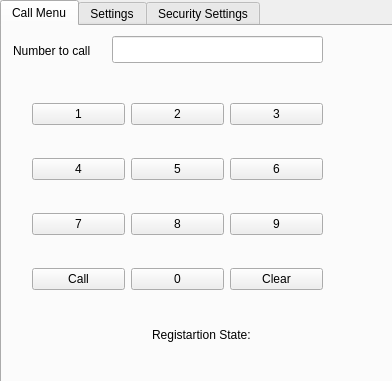
<?xml version="1.0" encoding="UTF-8"?>
<ui version="4.0">
 <class>Form</class>
 <widget class="QWidget" name="Form">
  <property name="geometry">
   <rect>
    <x>0</x>
    <y>0</y>
    <width>392</width>
    <height>381</height>
   </rect>
  </property>
  <property name="windowTitle">
   <string>TelSimple</string>
  </property>
  <widget class="QTabWidget" name="tabWidget">
   <property name="geometry">
    <rect>
     <x>0</x>
     <y>0</y>
     <width>401</width>
     <height>391</height>
    </rect>
   </property>
   <property name="currentIndex">
    <number>0</number>
   </property>
   <widget class="QWidget" name="tab">
    <attribute name="title">
     <string>Call Menu</string>
    </attribute>
    <widget class="QWidget" name="gridLayoutWidget">
     <property name="geometry">
      <rect>
       <x>30</x>
       <y>50</y>
       <width>291</width>
       <height>241</height>
      </rect>
     </property>
     <layout class="QGridLayout" name="gridLayout">
      <item row="2" column="0">
       <widget class="QPushButton" name="butCall7">
        <property name="text">
         <string>7</string>
        </property>
       </widget>
      </item>
      <item row="1" column="0">
       <widget class="QPushButton" name="butCall4">
        <property name="text">
         <string>4</string>
        </property>
       </widget>
      </item>
      <item row="1" column="2">
       <widget class="QPushButton" name="butCall6">
        <property name="text">
         <string>6</string>
        </property>
       </widget>
      </item>
      <item row="0" column="0">
       <widget class="QPushButton" name="butCall1">
        <property name="text">
         <string>1</string>
        </property>
       </widget>
      </item>
      <item row="1" column="1">
       <widget class="QPushButton" name="butCall5">
        <property name="text">
         <string>5</string>
        </property>
       </widget>
      </item>
      <item row="0" column="1">
       <widget class="QPushButton" name="butCall2">
        <property name="text">
         <string>2</string>
        </property>
       </widget>
      </item>
      <item row="2" column="2">
       <widget class="QPushButton" name="butCall9">
        <property name="text">
         <string>9</string>
        </property>
       </widget>
      </item>
      <item row="2" column="1">
       <widget class="QPushButton" name="butCall8">
        <property name="text">
         <string>8</string>
        </property>
       </widget>
      </item>
      <item row="0" column="2">
       <widget class="QPushButton" name="butCall3">
        <property name="text">
         <string>3</string>
        </property>
       </widget>
      </item>
      <item row="3" column="0">
       <widget class="QPushButton" name="butCallCall">
        <property name="text">
         <string>Call</string>
        </property>
       </widget>
      </item>
      <item row="3" column="1">
       <widget class="QPushButton" name="butCall0">
        <property name="text">
         <string>0</string>
        </property>
       </widget>
      </item>
      <item row="3" column="2">
       <widget class="QPushButton" name="butCallHangup">
        <property name="text">
         <string>Clear</string>
        </property>
       </widget>
      </item>
     </layout>
    </widget>
    <widget class="QLineEdit" name="leCallNumber">
     <property name="geometry">
      <rect>
       <x>110</x>
       <y>10</y>
       <width>211</width>
       <height>27</height>
      </rect>
     </property>
    </widget>
    <widget class="QLabel" name="label">
     <property name="geometry">
      <rect>
       <x>11</x>
       <y>14</y>
       <width>101</width>
       <height>21</height>
      </rect>
     </property>
     <property name="text">
      <string>Number to call</string>
     </property>
    </widget>
    <widget class="QLabel" name="label_6">
     <property name="geometry">
      <rect>
       <x>150</x>
       <y>300</y>
       <width>131</width>
       <height>17</height>
      </rect>
     </property>
     <property name="text">
      <string>Registartion State:</string>
     </property>
    </widget>
    <widget class="QLabel" name="laRegState">
     <property name="geometry">
      <rect>
       <x>290</x>
       <y>300</y>
       <width>21</width>
       <height>17</height>
      </rect>
     </property>
     <property name="autoFillBackground">
      <bool>false</bool>
     </property>
     <property name="text">
      <string/>
     </property>
    </widget>
   </widget>
   <widget class="QWidget" name="tab_2">
    <attribute name="title">
     <string>Settings</string>
    </attribute>
    <widget class="QLabel" name="label_2">
     <property name="geometry">
      <rect>
       <x>10</x>
       <y>10</y>
       <width>64</width>
       <height>17</height>
      </rect>
     </property>
     <property name="text">
      <string>Sip Name:</string>
     </property>
    </widget>
    <widget class="QLabel" name="label_3">
     <property name="geometry">
      <rect>
       <x>10</x>
       <y>130</y>
       <width>181</width>
       <height>16</height>
      </rect>
     </property>
     <property name="text">
      <string>Sip Server IP or HostName</string>
     </property>
    </widget>
    <widget class="QLabel" name="label_4">
     <property name="geometry">
      <rect>
       <x>10</x>
       <y>190</y>
       <width>111</width>
       <height>16</height>
      </rect>
     </property>
     <property name="text">
      <string>Sip Server Port</string>
     </property>
    </widget>
    <widget class="QLabel" name="label_5">
     <property name="geometry">
      <rect>
       <x>10</x>
       <y>70</y>
       <width>71</width>
       <height>16</height>
      </rect>
     </property>
     <property name="text">
      <string>Sip Secret</string>
     </property>
    </widget>
    <widget class="QLineEdit" name="leSettingsName">
     <property name="geometry">
      <rect>
       <x>10</x>
       <y>30</y>
       <width>311</width>
       <height>27</height>
      </rect>
     </property>
    </widget>
    <widget class="QLineEdit" name="leSettingsSecret">
     <property name="geometry">
      <rect>
       <x>10</x>
       <y>90</y>
       <width>311</width>
       <height>27</height>
      </rect>
     </property>
    </widget>
    <widget class="QLineEdit" name="leSettingsIP">
     <property name="geometry">
      <rect>
       <x>10</x>
       <y>150</y>
       <width>311</width>
       <height>27</height>
      </rect>
     </property>
    </widget>
    <widget class="QLineEdit" name="leSettingsPort">
     <property name="geometry">
      <rect>
       <x>10</x>
       <y>210</y>
       <width>311</width>
       <height>27</height>
      </rect>
     </property>
    </widget>
    <widget class="QPushButton" name="butSettingsSave">
     <property name="geometry">
      <rect>
       <x>250</x>
       <y>310</y>
       <width>111</width>
       <height>27</height>
      </rect>
     </property>
     <property name="text">
      <string>Save Settings</string>
     </property>
    </widget>
    <widget class="QPushButton" name="butSettingsLoad">
     <property name="geometry">
      <rect>
       <x>130</x>
       <y>310</y>
       <width>111</width>
       <height>27</height>
      </rect>
     </property>
     <property name="text">
      <string>Load Settings</string>
     </property>
    </widget>
    <widget class="QCheckBox" name="cbSettingsStun">
     <property name="geometry">
      <rect>
       <x>10</x>
       <y>250</y>
       <width>96</width>
       <height>22</height>
      </rect>
     </property>
     <property name="text">
      <string>Stun</string>
     </property>
    </widget>
    <widget class="QLineEdit" name="leSettingsStun">
     <property name="geometry">
      <rect>
       <x>10</x>
       <y>270</y>
       <width>311</width>
       <height>27</height>
      </rect>
     </property>
    </widget>
    <widget class="QPushButton" name="butSettingsCreate">
     <property name="geometry">
      <rect>
       <x>10</x>
       <y>310</y>
       <width>111</width>
       <height>27</height>
      </rect>
     </property>
     <property name="text">
      <string>Create New</string>
     </property>
    </widget>
   </widget>
   <widget class="QWidget" name="tab_3">
    <attribute name="title">
     <string>Security Settings</string>
    </attribute>
    <widget class="QLabel" name="label_9">
     <property name="geometry">
      <rect>
       <x>20</x>
       <y>170</y>
       <width>131</width>
       <height>21</height>
      </rect>
     </property>
     <property name="text">
      <string>Machine Certificate:</string>
     </property>
    </widget>
    <widget class="QCheckBox" name="cbSecureSecure">
     <property name="geometry">
      <rect>
       <x>10</x>
       <y>100</y>
       <width>184</width>
       <height>26</height>
      </rect>
     </property>
     <property name="text">
      <string>Use secure call settings</string>
     </property>
    </widget>
    <widget class="QRadioButton" name="rbSecureSRTP">
     <property name="geometry">
      <rect>
       <x>30</x>
       <y>120</y>
       <width>109</width>
       <height>26</height>
      </rect>
     </property>
     <property name="text">
      <string>Only SRTP</string>
     </property>
    </widget>
    <widget class="QRadioButton" name="rbSecureTLS">
     <property name="geometry">
      <rect>
       <x>30</x>
       <y>150</y>
       <width>141</width>
       <height>26</height>
      </rect>
     </property>
     <property name="text">
      <string>SRTP with TLS</string>
     </property>
    </widget>
    <widget class="QLineEdit" name="leSecureMachineCert">
     <property name="geometry">
      <rect>
       <x>20</x>
       <y>200</y>
       <width>301</width>
       <height>33</height>
      </rect>
     </property>
    </widget>
    <widget class="QLineEdit" name="leSecurePrivKey">
     <property name="geometry">
      <rect>
       <x>20</x>
       <y>270</y>
       <width>301</width>
       <height>33</height>
      </rect>
     </property>
    </widget>
    <widget class="QLabel" name="label_8">
     <property name="geometry">
      <rect>
       <x>20</x>
       <y>240</y>
       <width>131</width>
       <height>21</height>
      </rect>
     </property>
     <property name="text">
      <string>Private Key:</string>
     </property>
    </widget>
    <widget class="QPushButton" name="butSecureMachineCert">
     <property name="geometry">
      <rect>
       <x>330</x>
       <y>200</y>
       <width>41</width>
       <height>31</height>
      </rect>
     </property>
     <property name="text">
      <string>G</string>
     </property>
    </widget>
    <widget class="QPushButton" name="butSecurePrivateKey">
     <property name="geometry">
      <rect>
       <x>330</x>
       <y>270</y>
       <width>41</width>
       <height>31</height>
      </rect>
     </property>
     <property name="text">
      <string>G</string>
     </property>
    </widget>
    <widget class="QPushButton" name="butSecureSave">
     <property name="geometry">
      <rect>
       <x>80</x>
       <y>310</y>
       <width>97</width>
       <height>31</height>
      </rect>
     </property>
     <property name="text">
      <string>Save Settings</string>
     </property>
    </widget>
    <widget class="QPushButton" name="butSecureLoad">
     <property name="geometry">
      <rect>
       <x>200</x>
       <y>310</y>
       <width>97</width>
       <height>31</height>
      </rect>
     </property>
     <property name="text">
      <string>Load Settings</string>
     </property>
    </widget>
    <widget class="QCheckBox" name="checkBox">
     <property name="geometry">
      <rect>
       <x>10</x>
       <y>70</y>
       <width>98</width>
       <height>26</height>
      </rect>
     </property>
     <property name="text">
      <string>NSA mode</string>
     </property>
    </widget>
    <widget class="QGroupBox" name="groupBox">
     <property name="geometry">
      <rect>
       <x>0</x>
       <y>0</y>
       <width>120</width>
       <height>71</height>
      </rect>
     </property>
     <property name="font">
      <font>
       <weight>50</weight>
       <bold>false</bold>
      </font>
     </property>
     <property name="title">
      <string>Transport type</string>
     </property>
     <property name="checkable">
      <bool>false</bool>
     </property>
     <widget class="QRadioButton" name="rbSecureUDP">
      <property name="geometry">
       <rect>
        <x>0</x>
        <y>40</y>
        <width>109</width>
        <height>26</height>
       </rect>
      </property>
      <property name="text">
       <string>UPD</string>
      </property>
     </widget>
     <widget class="QRadioButton" name="rbSecureTCP">
      <property name="geometry">
       <rect>
        <x>0</x>
        <y>20</y>
        <width>109</width>
        <height>26</height>
       </rect>
      </property>
      <property name="text">
       <string>TCP</string>
      </property>
     </widget>
    </widget>
   </widget>
  </widget>
 </widget>
 <resources/>
 <connections/>
</ui>
